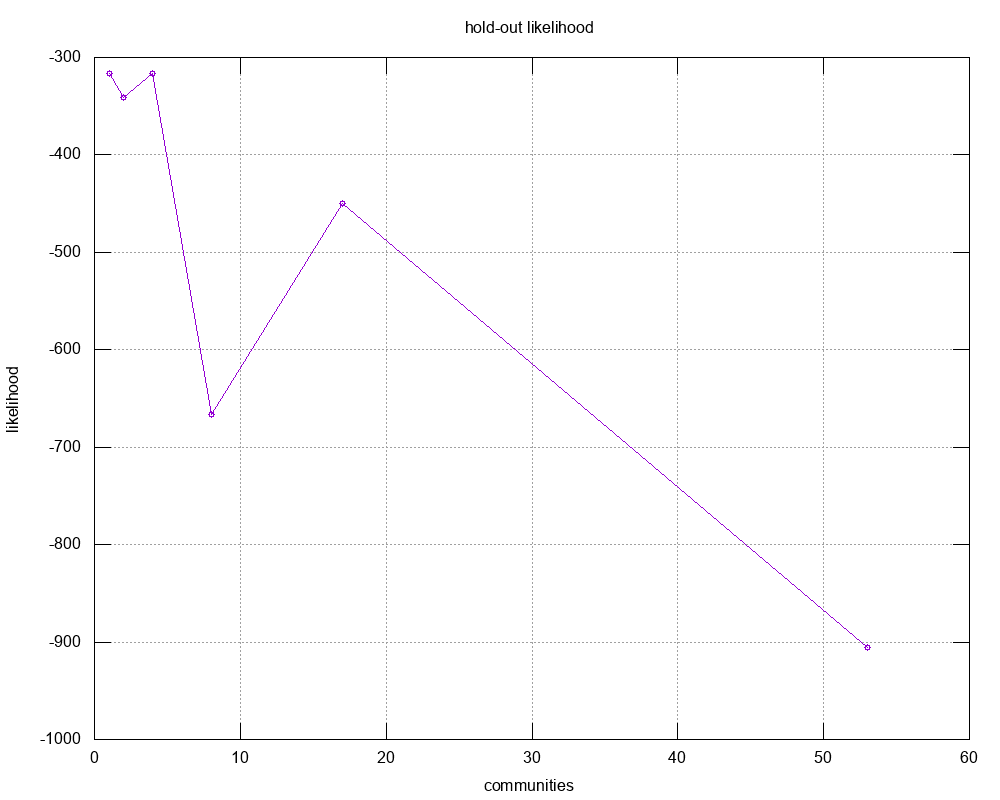

Source code (gnuplot):
#
# hold-out likelihood (Sat Oct 22 13:31:11 2016)
#

set title "hold-out likelihood"
set key bottom right
set autoscale
set grid
set xlabel "communities"
set ylabel "likelihood"
set tics scale 2
set terminal png size 1000,800
set output 'snap_.CV.likelihood.png'
plot 	"snap_.CV.likelihood.tab" using 1:2 title "" with linespoints pt 6
